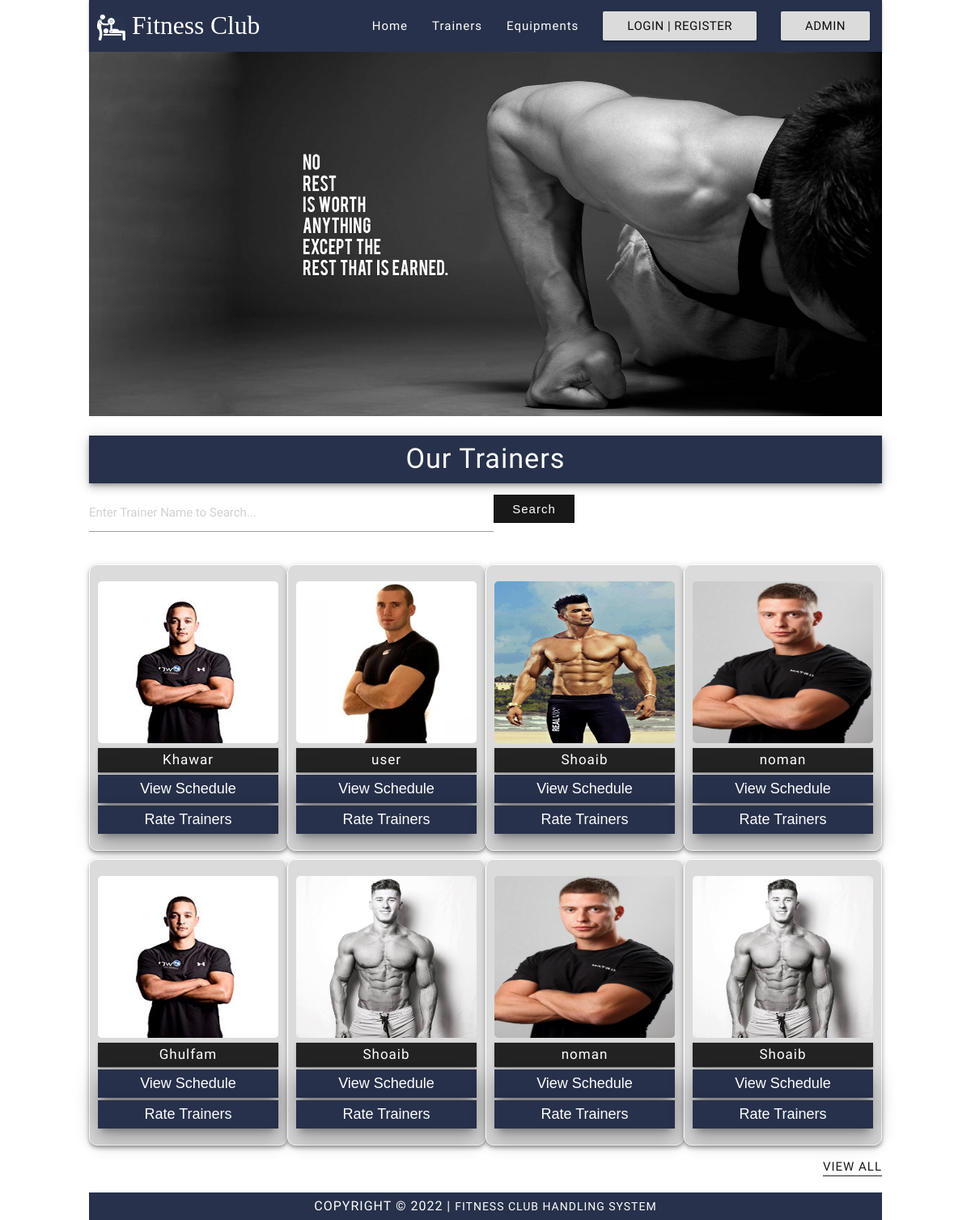
The page / on the database its author committed.
### tables this page shows
CREATE TABLE `trainers` (
  `trainer_id` int(100) NOT NULL,
  `session_id` int(100) NOT NULL,
  `total_seats` varchar(255) NOT NULL,
  `trainer_image` text NOT NULL,
  `trainer_name` varchar(255) NOT NULL,
  `trainer_details` text NOT NULL,
  `package_name` varchar(50) DEFAULT NULL,
  `training_fee` varchar(20) DEFAULT NULL
);

### index.php (the view, shortened to what this page needs)
<?php
include('db/connection.php');
?>
<!DOCTYPE html>
<html lang="en">
<head>
    <link rel="stylesheet" href="css/materialize.min.css">
    <link rel="stylesheet" href="css/style.css">
</head>
<body>
    <div class="wrapper">
        <nav>
            <div class="nav-wrapper">
            <a href="#!" class="brand-logo left"><img src="images/logo.png" alt="Logo" style="width: 35px; position: relative; top: 8px;"> Fitness Club </a>
                <ul class="right">
                    <li><a href="index.php">Home</a></li>
                    <li><a href="trainers.php">Trainers</a></li>
                    <li><a href="equipments.php">Equipments</a></li>
                    <?php
                    if (isset($_SESSION['student_email']))
                    {
                        echo "<li><a href='my_account.php' class='waves-effect waves-light btn'>Profile</a></li>";
                        echo "<li><a href='logout.php' class='waves-effect waves-light btn'>Log Out</a></li>";
                    }
                    else {
                        echo "<li><a href='register.php' class='waves-effect waves-light btn'>Login | Register</a></li>";
                    }
                    echo "<li><a href='adminpanel/index.php' class='waves-effect waves-light btn'>Admin</a></li>";
                    ?>
                </ul>
            </div>
        </nav>
        <img src="images/main.jpg" alt="Courses" class="main_bg">
        <h4 class="heading center z-depth-3">Our Trainers</h4>
        <form method="post" class="customer_account_page">
        <div class="row" style="width: 100%">
          <div class="col-md-4" style="float: left"><span class="pull-right"> <input  type="text" name="txtSearch" id="txtSearch" value="<?php ?>" text class="form-control form-control-lg rounded-0 border-primary" placeholder="Enter Trainer Name to Search..." style="width:500px"/></span></div>
         <input type="submit" class='enroll_btn' name="search" id="search" value="Search" />
        </div>
                </form>
        <div class="row">
        <?php
        $search='';
        $get_pro = "select * from trainers where trainer_name like '%$search%'order by rand() LIMIT 8";
        $run_pro = mysqli_query($con, $get_pro);
        while($row_pro = mysqli_fetch_array($run_pro)) {
            $trainer_id = $row_pro['trainer_id'];
            $trainer_name = $row_pro['trainer_name'];
            $trainer_image = $row_pro['trainer_image'];
            echo "
                <div class='col l3 m3 s3 course_grid z-depth-2'>
                    <a href='trainer_details.php?trainer_id=$trainer_id'><img src='adminpanel/trainers/$trainer_image' alt='Table' style='min-height: 200px;'></a>
                    <span class='name z-depth-1'>$trainer_name</span>
                    ";
                    if (isset($_SESSION['student_email']))
                    {
                        echo "<a href='#$trainer_id' class='modal-trigger enroll z-depth-5'>View Schedule</a>";
                        echo "<a href='FeedBack.php?TName=$trainer_name' class='modal-trigger enroll z-depth-5'>Rate Trainers</a>";
                    }
                    else {
                        echo "<a href='register.php' class='modal-trigger enroll z-depth-5'>View Schedule</a>";
                        echo "<a href='register.php' class='modal-trigger enroll z-depth-5'>Rate Trainers</a>";
                    }
             echo "   </div>
            ";
        }
        ?>
        <a href="trainers.php" class="view_all right">View All</a>
        </div>
        <div class="footer">
            copyright &copy; 2022 |
            <a href="adminpanel/index.php" target="_blank" style="font-size: 14px; color: #fff;">Fitness Club Handling System</a>
        </div>
    </div>
</body>
</html>

### css/style.css (style rules this page uses)
* { margin: 0; padding: 0; }
.wrapper { width: 980px; margin: auto; }
nav { background: #27314b !important; }
nav .brand-logo { font-family: 'Cinzel', serif; text-indent: 10px; }
nav a.btn { background: #dbdbdb !important; color: #0d0d0d !important; }
nav ul li a { font-size: 15px !important; letter-spacing: 1px; }
.main_bg { width: 100%; height: 450px; }
h4.heading { font-family: 'Julius Sans One', sans-serif; background: #27314b; color: #fff; padding: 10px 0px 12px 0px; letter-spacing: 1px; }
.footer { background: #27314b; text-align: center; color: #fff; font-size: 16px; letter-spacing: 1px; text-transform: uppercase; padding: 5px 0px; }
.course_grid { padding: 20px 10px !important; border-radius: 10px; background: #dbdbdb; box-sizing: border-box; border: 1px solid #fff; margin-bottom: 10px !important; }
.course_grid img { width: 100% !important; height: 135px; border-radius: 5px; }
.course_grid .name { display: block; background: #232323; color: #fff; text-align: center; padding: 2px 0px; font-size: 17px; letter-spacing: 1px; }
.course_grid a.enroll { display: block !important; background: #27314b; color: #fff; font-family: 'Cinzel', sans-serif; font-size: 18px; padding: 4px 0px; margin-top: 3px; text-align: center; }
a.view_all { color: #181818; text-transform: uppercase; letter-spacing: 1px; border-bottom: 1px solid #232323; margin-top: 5px; }
.customer_account_page [type="submit"] { width: 100%; height: 35px; background: #232323; color: #fff; border: none; font-family: sans-serif; font-size: 15px; letter-spacing: 1px; }

### index.php (style rules this page uses)
[type="submit"].enroll_btn { width: 100px; background: #181818; color: #fff; border: none; font-size: 15px; padding: 8px 0; }

### rows shown on the page
trainers: trainer_image (picture), trainer_name "Khawar"
trainers: trainer_image (picture), trainer_name "user"
trainers: trainer_image (picture), trainer_name "Shoaib"
trainers: trainer_image (picture), trainer_name "noman"
trainers: trainer_image (picture), trainer_name "Ghulfam"
trainers: trainer_image (picture), trainer_name "Shoaib"
trainers: trainer_image (picture), trainer_name "noman"
trainers: trainer_image (picture), trainer_name "Shoaib"
